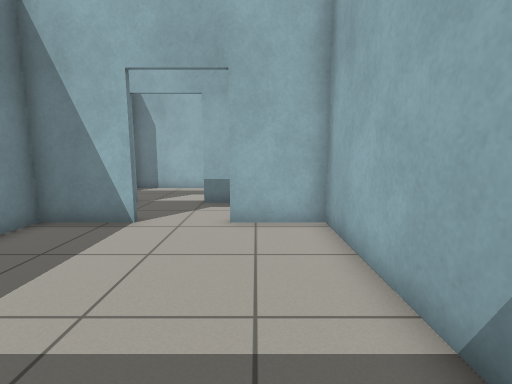
[1] (above)

23 first-person views from a walk through a Gazebo world. The camera is 0.94 m above the floor, tilts 8° down and sees 85° across. The floor is counted in squares, 0.5 m on a side. Each view is taken from the middle of a square. On the plan, view 1 faces up. The plan holds only what a view shows up to about 16 squares ahead; the rest is blank.

[2]
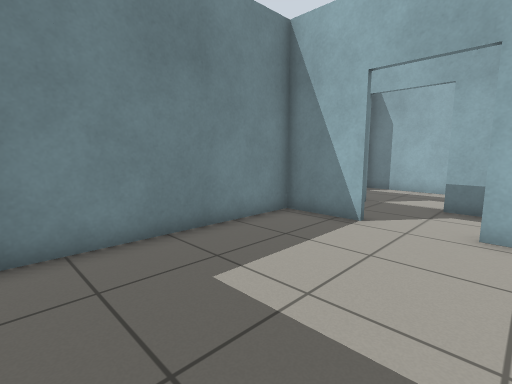

[3]
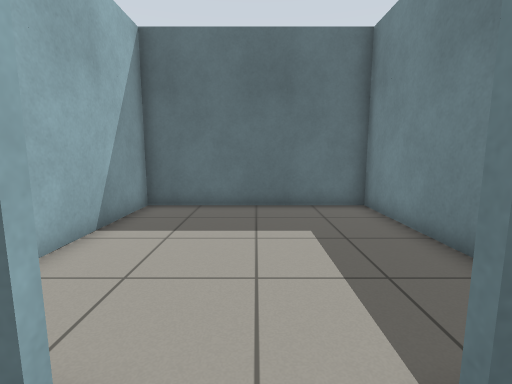

[4]
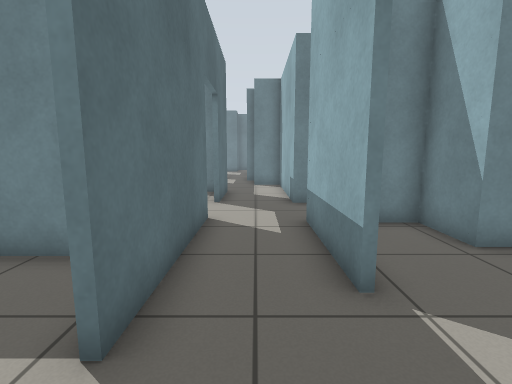

[5]
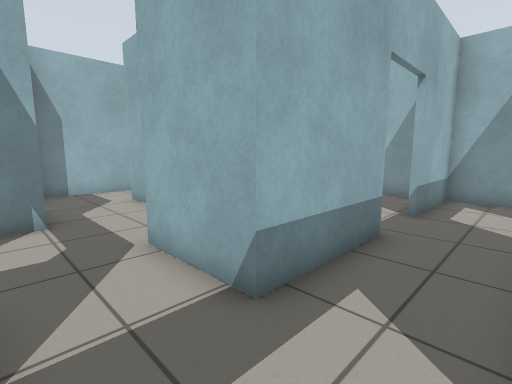

[6]
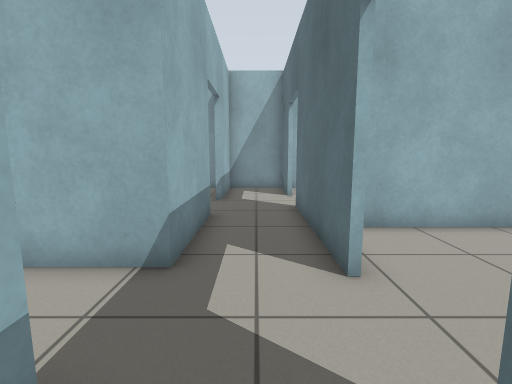

[7]
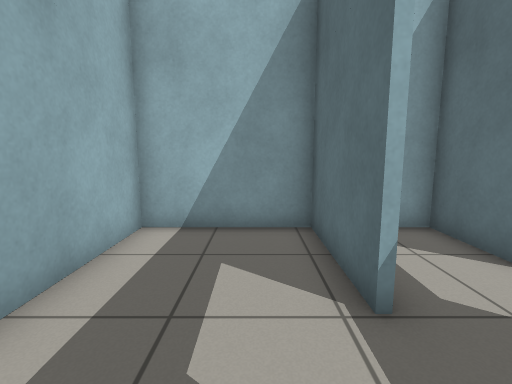

[8]
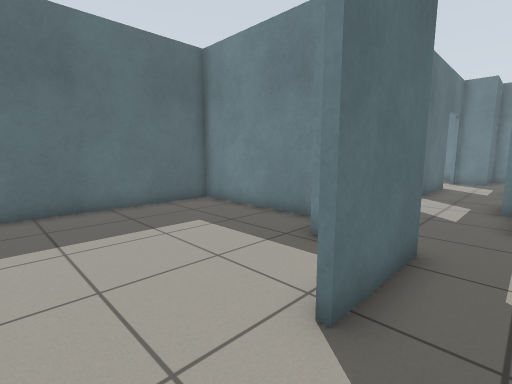

[9]
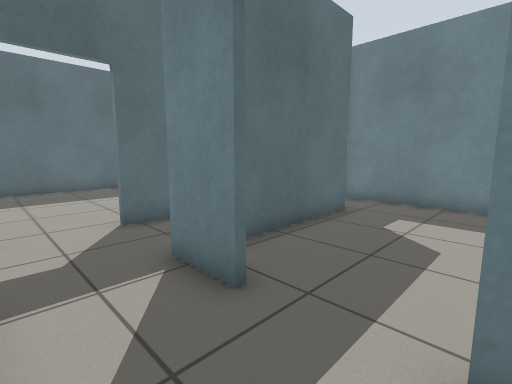

[10]
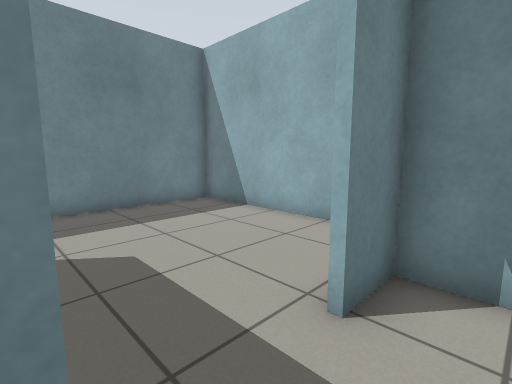

[11]
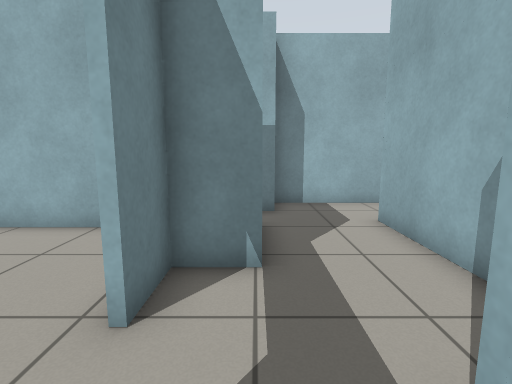

[12]
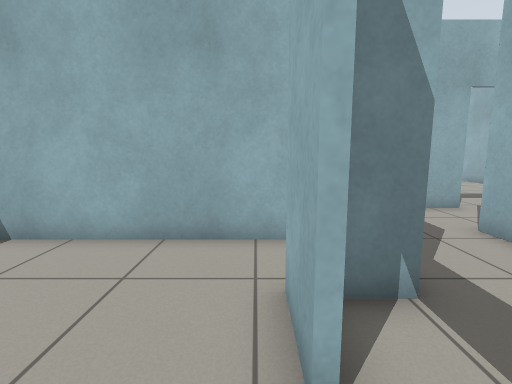

[13]
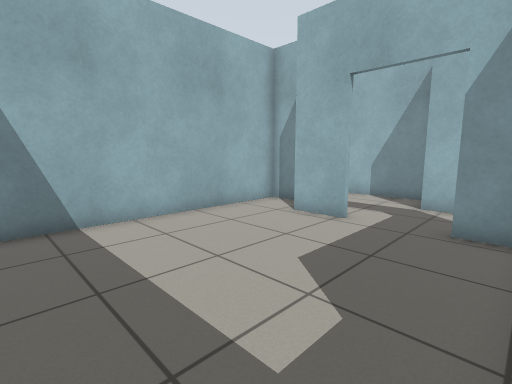

[14]
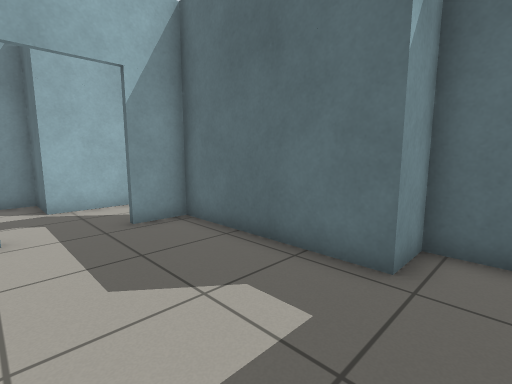

[15]
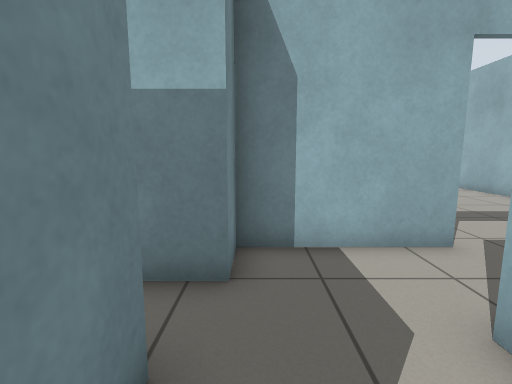

[16]
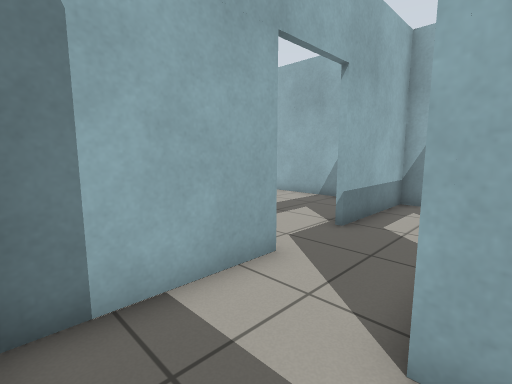

[17]
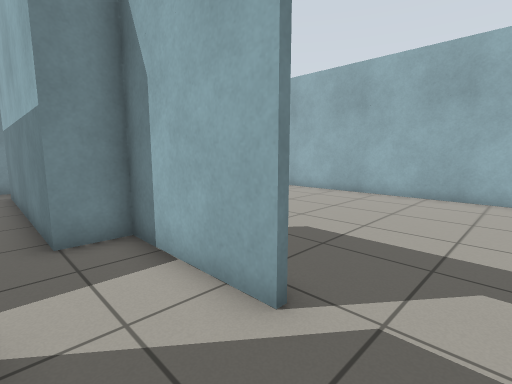

[18]
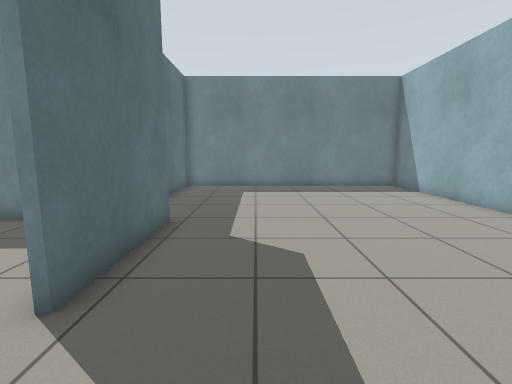

[19]
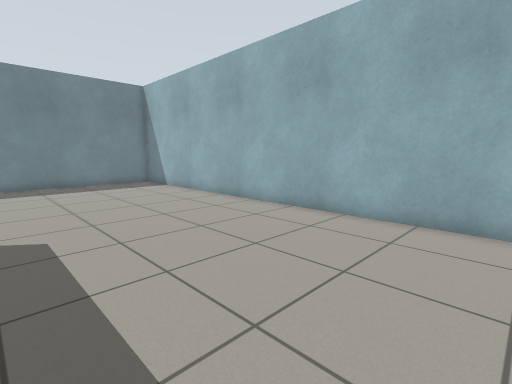

[20]
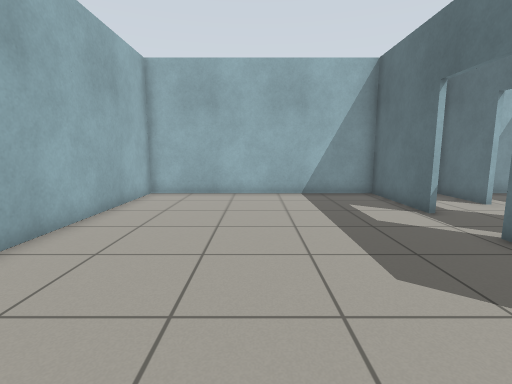

[21]
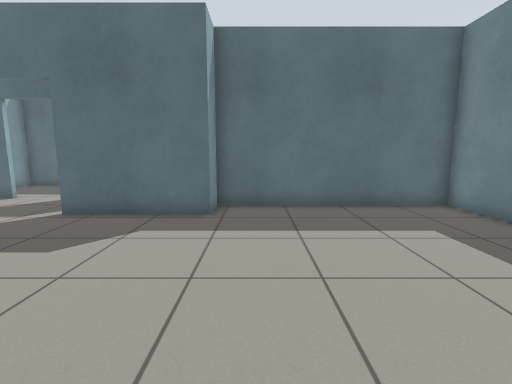

[22]
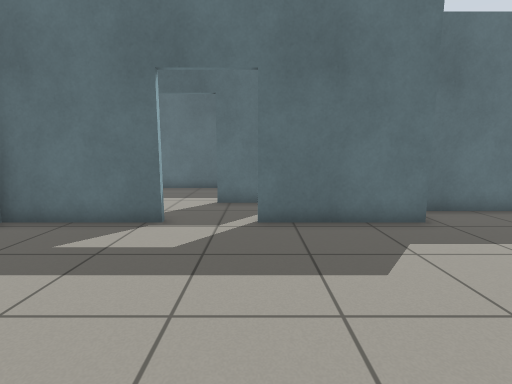

[23]
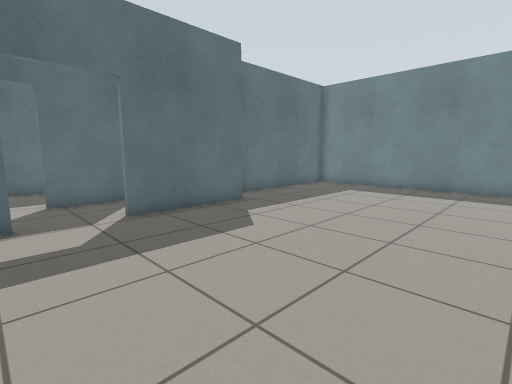

### Floor plan
Ten units are one square. View 1 is at (0, 0); x grows to the right and y downward. Boxes are objects, and circles mark ways between rooms. Rooms are numbered by the first view taken in them; rooms with no view inside come last. Other rooms are left out.
<svg viewBox="-204 -334 229 348">
<path fill="none" stroke="#000" d="M-32 -74 -59 -74 -59 9 19 9 19 -76M20 -74 -8 -74M-90 -76 -32 -76M-114 -104 -170 -104M-45 -104 -86 -104M-146 -76 -115 -76M-8 -76 20 -76M19 -76 19 -105M20 -104 -20 -104M-20 -106 20 -106M-64 -141 -64 -134 -84 -134 -84 -122M20 -149 -65 -149M19 -105 19 -150M-99 -191 -99 -176M-99 -164 -114 -164 -114 -148M-61 -196 -35 -196M-50 -224 -94 -224 -94 -209 -181 -209M-114 -122 -114 -104M-10 -196 19 -196M-86 -104 -86 -136 -66 -136 -66 -196M20 -224 -25 -224M-116 -148 -116 -166M-101 -176 -101 -189 -199 -189 -199 -94M-189 -91 -176 -91 -176 -106 -116 -106 -116 -122M-42 -151 20 -151M19 -150 19 -170M-25 -226 20 -226M19 -216 19 -329 -179 -329 -179 -211 -96 -211 -96 -226 -50 -226"/>
<circle cx="-20" cy="-75" r="3" fill="#2a7"/>
<circle cx="-35" cy="-105" r="3" fill="#2a7"/>
<circle cx="-100" cy="-115" r="3" fill="#2a7"/>
<circle cx="-115" cy="-135" r="3" fill="#2a7"/>
<circle cx="-25" cy="-195" r="3" fill="#2a7"/>
<circle cx="-35" cy="-225" r="3" fill="#2a7"/>
<text x="-20" y="-30">1</text>
<text x="-90" y="-90">2</text>
<text x="-30" y="-130">3</text>
<text x="-80" y="-180">4</text>
<text x="-160" y="-150">5</text>
<text x="-20" y="-170">6</text>
<text x="-80" y="-280">7</text>
</svg>
Room 1 opens to room 2. Room 2 opens to room 3. Room 2 opens to room 4. Room 4 opens to room 5. Room 4 opens to room 6. Room 4 opens to room 7.

Where each view was taken, in squares from view 1:
view 1: 0 up, 0 right, facing up
view 2: 0 up, 0 right, facing up-left
view 3: 9 up, 2 left, facing down
view 4: 9 up, 1 left, facing left
view 5: 8 up, 11 left, facing up-right
view 6: 9 up, 13 left, facing right
view 7: 12 up, 5 left, facing right
view 8: 9 up, 9 left, facing down-left
view 9: 15 up, 9 left, facing down-left
view 10: 12 up, 10 left, facing up-left
view 11: 12 up, 10 left, facing up
view 12: 13 up, 12 left, facing up
view 13: 11 up, 19 left, facing up-right
view 14: 15 up, 19 left, facing down-right
view 15: 17 up, 9 left, facing up
view 16: 19 up, 9 left, facing up-right
view 17: 20 up, 3 left, facing up-left
view 18: 25 up, 2 left, facing left
view 19: 25 up, 0 right, facing up-left
view 20: 28 up, 11 left, facing right
view 21: 31 up, 11 left, facing down
view 22: 30 up, 5 left, facing down
view 23: 31 up, 2 left, facing down-left
